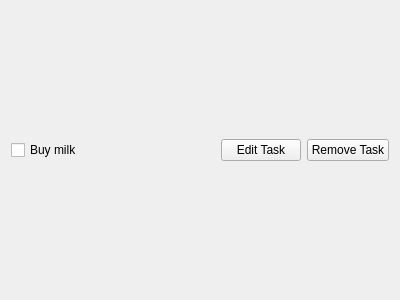
<?xml version="1.0" encoding="UTF-8"?>
<ui version="4.0">
 <class>Task</class>
 <widget class="QWidget" name="Task">
  <property name="geometry">
   <rect>
    <x>0</x>
    <y>0</y>
    <width>400</width>
    <height>300</height>
   </rect>
  </property>
  <property name="windowTitle">
   <string>Form</string>
  </property>
  <layout class="QHBoxLayout" name="horizontalLayout">
   <item>
    <widget class="QCheckBox" name="checkBox">
     <property name="text">
      <string>Buy milk</string>
     </property>
    </widget>
   </item>
   <item>
    <spacer name="horizontalSpacer">
     <property name="orientation">
      <enum>Qt::Horizontal</enum>
     </property>
     <property name="sizeHint" stdset="0">
      <size>
       <width>40</width>
       <height>20</height>
      </size>
     </property>
    </spacer>
   </item>
   <item>
    <widget class="QPushButton" name="editButton">
     <property name="text">
      <string>Edit Task</string>
     </property>
    </widget>
   </item>
   <item>
    <widget class="QPushButton" name="removeButton">
     <property name="text">
      <string>Remove Task</string>
     </property>
    </widget>
   </item>
  </layout>
 </widget>
 <resources/>
 <connections/>
</ui>
